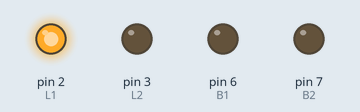
Bench run of a sketch on a simulated Arduino Uno, built with avr-gcc and run on an emulated ATmega328P. Shown: output pins drawn as LEDs (lit = HIGH).

Above: at 0.12 s.
At 4.37 s:
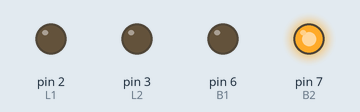
At 6.62 s:
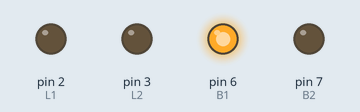
At 8.87 s:
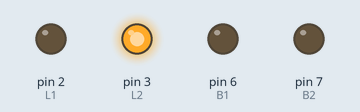
Timing chart, 0 to 9.2 s (numbered marks = the images above):
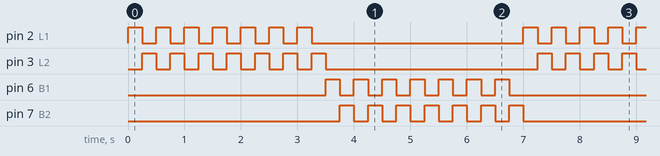

The sketch:

for-loop.ino
```cpp
#define L1 2
#define L2 3

#define B1 6
#define B2 7

#define GIRI 7

void setup() {
  pinMode(L1, OUTPUT);
  pinMode(L2, OUTPUT);
  pinMode(B1, OUTPUT);
  pinMode(B2, OUTPUT);
}

void loop() {
  for (int i = 0; i < GIRI; i++){
   	digitalWrite(L1, HIGH);
    digitalWrite(L2, LOW);
    delay(250);
    digitalWrite(L2, HIGH);
    digitalWrite(L1, LOW);
    delay(250);
  }

  digitalWrite(L2, LOW);
  digitalWrite(L1, LOW);

  for (int i = 0; i < GIRI; i++){
   	digitalWrite(B1, HIGH);
    digitalWrite(B2, LOW);
    delay(250);
    digitalWrite(B2, HIGH);
    digitalWrite(B1, LOW);
    delay(250);
  }

  digitalWrite(B2, LOW);
  digitalWrite(B1, LOW);
}
```

Measured:
- by itself, pin 2 (L1), pin 3 (L2), pin 6 (B1), pin 7 (B2): repeats every 7.0 s: 6 × (LOW 0.25 s, HIGH 0.25 s), LOW 3.8 s, HIGH 0.25 s
- by itself, everything shown: repeats every 7.0 s, in 28 steps
